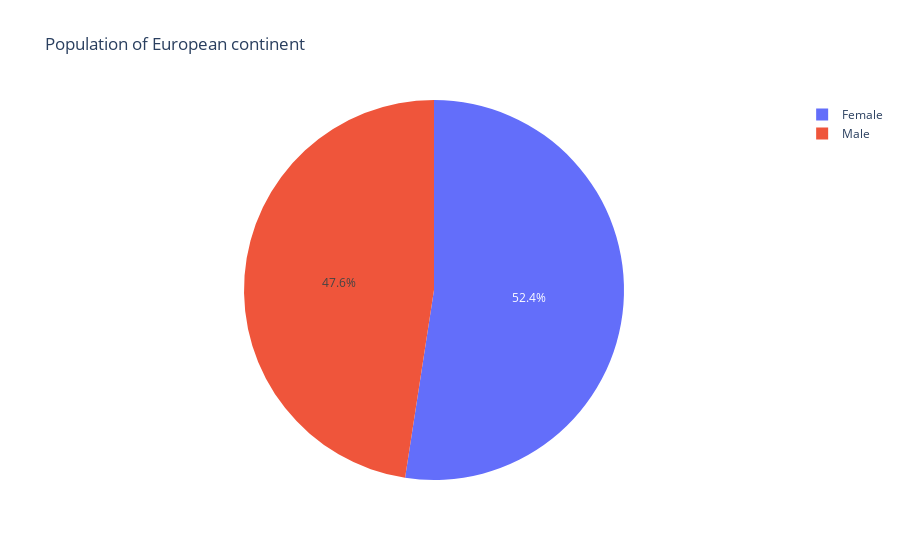

Source (notebook cell):
### Code cell
fig = px.pie(df, names = 'Gender', title='Population of European continent')
fig.show()

### Figure 1 — Plotly figure (JSON) as saved in the notebook; plotly's stock layout.template omitted (floating-point values rounded to 4 significant figures; data arrays with more than 128 entries replaced by an {"elided": "..."} marker saying what was removed)
{"data": [{"domain": {"x": [0, 1], "y": [0, 1]}, "hovertemplate": "Gender=%{label}<extra></extra>", "labels": {"elided": "18590 str values"}, "legendgroup": "", "name": "", "showlegend": true, "type": "pie"}], "layout": {"legend": {"tracegroupgap": 0}, "title": {"text": "Population of European continent"}}}
